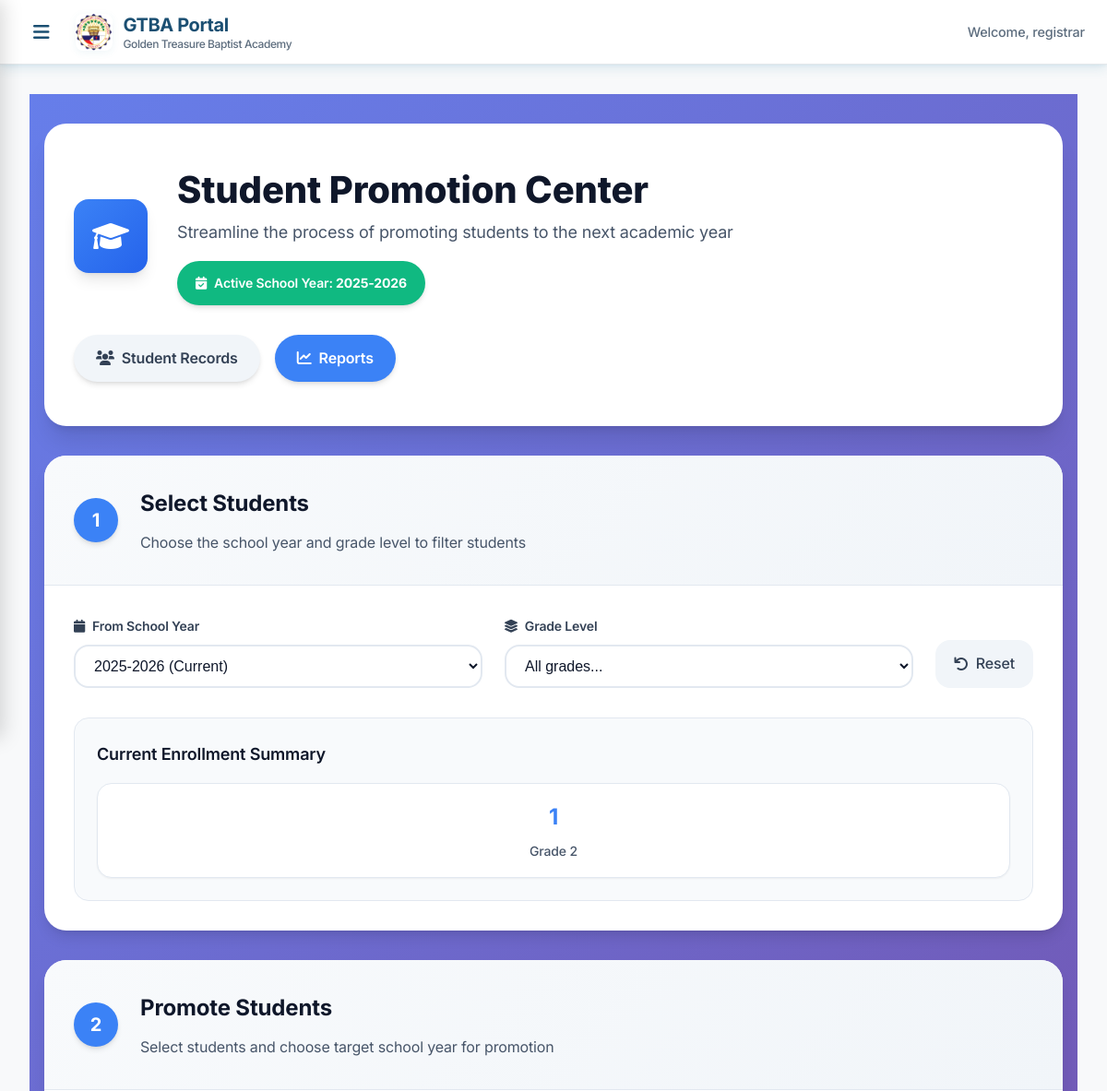
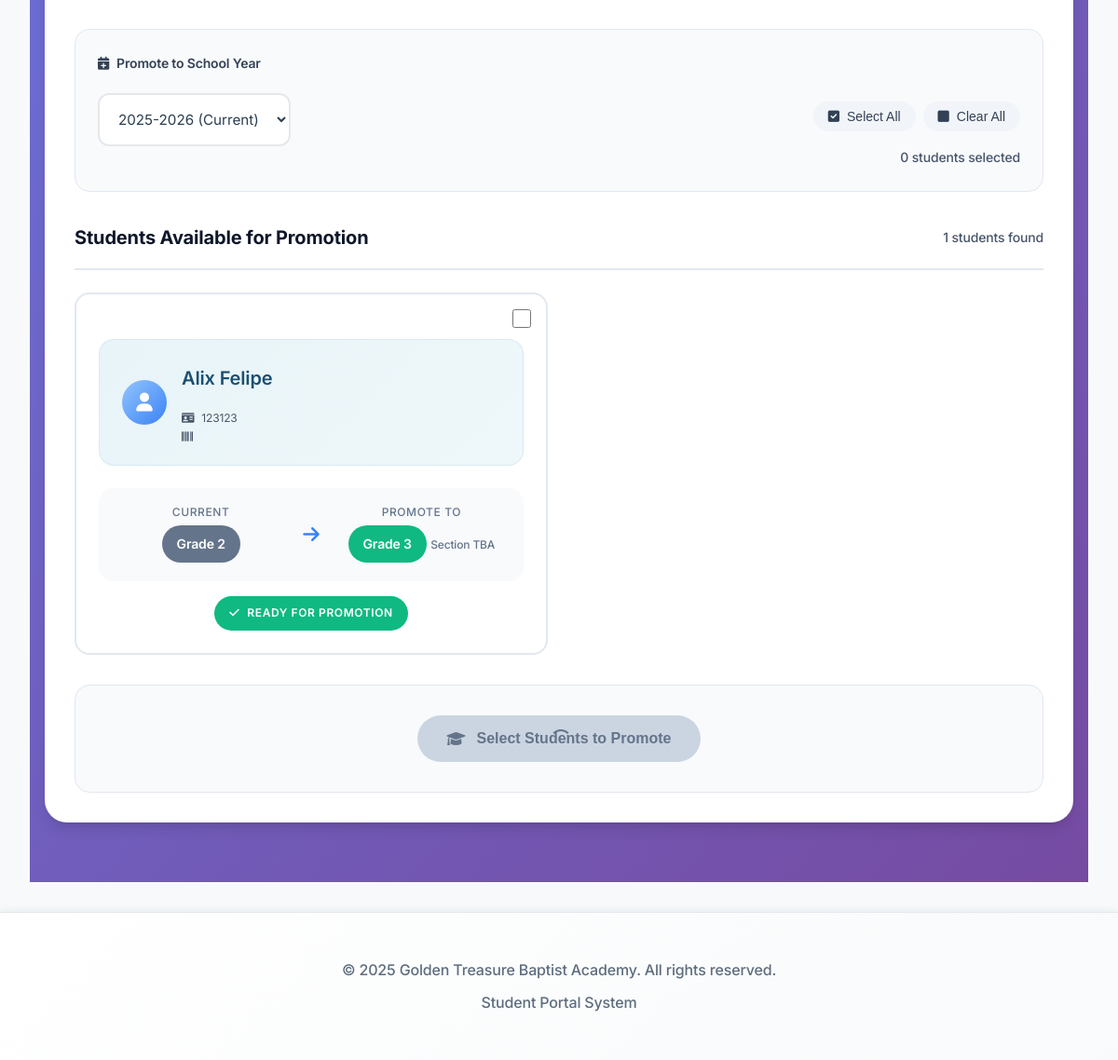
Page /registrar/student_promotion_new.php?promotion_year=2 (signed in) on the committed database (2 pictures, top to bottom).
### tables this page shows
CREATE TABLE `school_years` (
  `id` int NOT NULL,
  `year_name` varchar(20) DEFAULT NULL,
  `year_label` varchar(20) NOT NULL,
  `start_date` date NOT NULL,
  `end_date` date NOT NULL,
  `is_active` tinyint(1) DEFAULT '0',
  `is_current` tinyint(1) DEFAULT '0',
  `created_by` int NOT NULL,
  `created_at` timestamp NULL DEFAULT CURRENT_TIMESTAMP,
  `updated_at` timestamp NULL DEFAULT CURRENT_TIMESTAMP ON UPDATE CURRENT_TIMESTAMP
);

CREATE TABLE `students` (
  `id` int NOT NULL,
  `user_id` int NOT NULL,
  `student_id` varchar(20) NOT NULL,
  `lrn` varchar(12) DEFAULT NULL,
  `student_type` enum('Continuing','Transfer','New') NOT NULL,
  `enrollment_status` enum('Pending Payment','Enrolled','Dropped','Suspended','Transferred','Graduated') DEFAULT 'Pending Payment',
  `transferred_to_school` varchar(255) DEFAULT NULL,
  `transfer_date` date DEFAULT NULL,
  `transfer_reason` text,
  `transfer_approved_by` int DEFAULT NULL,
  `transfer_approved_at` timestamp NULL DEFAULT NULL,
  `prevent_auto_promotion` tinyint(1) DEFAULT NULL,
  `first_name` varchar(100) NOT NULL,
  `last_name` varchar(100) NOT NULL,
  `middle_name` varchar(100) DEFAULT NULL,
  `suffix` varchar(10) DEFAULT NULL,
  `gender` enum('Male','Female') NOT NULL,
  `date_of_birth` date NOT NULL,
  `place_of_birth` varchar(200) NOT NULL,
  `religion` varchar(50) DEFAULT NULL,
  `present_address` text NOT NULL,
  `permanent_address` text NOT NULL,
  `father_id` int DEFAULT NULL,
  `mother_id` int DEFAULT NULL,
  `legal_guardian_id` int DEFAULT NULL,
  `emergency_contact_name` varchar(200) DEFAULT NULL,
  `emergency_contact_number` varchar(20) DEFAULT NULL,
  `emergency_contact_relationship` varchar(50) DEFAULT NULL,
  `current_grade_level_id` int DEFAULT NULL,
  `current_section_id` int DEFAULT NULL,
  `current_school_year_id` int DEFAULT NULL,
  `medical_conditions` text,
  `allergies` text,
  `special_needs` text,
  `is_active` tinyint(1) DEFAULT '1',
  `created_by` int NOT NULL,
  `created_at` timestamp NULL DEFAULT CURRENT_TIMESTAMP,
  `updated_at` timestamp NULL DEFAULT CURRENT_TIMESTAMP ON UPDATE CURRENT_TIMESTAMP
);

CREATE TABLE `grade_levels` (
  `id` int NOT NULL,
  `grade_name` varchar(50) NOT NULL,
  `grade_code` varchar(10) NOT NULL,
  `level_type` enum('Nursery','Kindergarten','Elementary','Junior High School') NOT NULL,
  `grade_order` int NOT NULL,
  `is_active` tinyint(1) DEFAULT '1',
  `created_at` timestamp NULL DEFAULT CURRENT_TIMESTAMP,
  `updated_at` timestamp NULL DEFAULT CURRENT_TIMESTAMP ON UPDATE CURRENT_TIMESTAMP
);

### registrar/student_promotion_new.php (the view, shortened to what the rows shown need)
<?php
$database = new Database();
$conn = $database->connect();
try {
    $years_query = "SELECT * FROM school_years ORDER BY is_active DESC, start_date DESC";
    $years_stmt = $conn->prepare($years_query);
    $years_stmt->execute();
    $school_years = $years_stmt->fetchAll(PDO::FETCH_ASSOC);
    $current_year = null;
    foreach ($school_years as $year) {
        if ($year['is_active']) {
            $current_year = $year;
            break;
        }
    }
    $grades_query = "SELECT * FROM grade_levels WHERE is_active = 1 ORDER BY grade_order";
    $grades_stmt = $conn->prepare($grades_query);
    $grades_stmt->execute();
    $grade_levels = $grades_stmt->fetchAll(PDO::FETCH_ASSOC);
    $promotion_filter = $_GET['promotion_year'] ?? '';
    $students = [];
    if ($promotion_filter) {
        $where_conditions = ["s.enrollment_status = 'Enrolled'", "s.current_school_year_id = ?"];
        $params = [$promotion_filter];
        $students_query = "SELECT s.*,
                          CONCAT(s.first_name, ' ', IFNULL(CONCAT(s.middle_name, ' '), ''), s.last_name) as full_name,
                          gl.grade_name, gl.grade_order, gl.id as current_grade_id,
                          sy.year_label,
                          sec.section_name
                          FROM students s
                          LEFT JOIN grade_levels gl ON s.current_grade_level_id = gl.id
                          LEFT JOIN school_years sy ON s.current_school_year_id = sy.id
                          LEFT JOIN sections sec ON s.current_section_id = sec.id
                          WHERE " . implode(' AND ', $where_conditions) . "
                          ORDER BY gl.grade_order, s.last_name, s.first_name";
        $students_stmt = $conn->prepare($students_query);
        $students_stmt->execute($params);
        $students = $students_stmt->fetchAll(PDO::FETCH_ASSOC);
    }
} catch (Exception $e) {
    $error_message = "Error loading promotion data: " . $e->getMessage();
    error_log("Student promotion error: " . $e->getMessage());
}
include '../includes/header.php';
?>
<div class="promotion-app">
    <div class="hero-header">
        <div class="hero-content">
            <div class="hero-text">
                <h1>Student Promotion Center</h1>
                <?php if ($current_year): ?>
                    <div class="active-year">
                        <i class="fas fa-calendar-check"></i>
                        <span>Active School Year: <strong><?php echo htmlspecialchars($current_year['year_label']); ?></strong></span>
                    </div>
                <?php endif; ?>
            </div>
        </div>
    </div>
    <div class="promotion-content">
        <div class="promotion-step">
            <div class="step-header">
                <div class="step-title">
                    <h2>Select Students</h2>
                </div>
            </div>
        </div>
        <?php if (!empty($students)): ?>
            <div class="promotion-step">
                <div class="step-header">
                    <div class="step-title">
                        <h2>Promote Students</h2>
                    </div>
                </div>
                <div class="step-content">
                    <form method="POST" id="promotionForm" class="promotion-form">
                        <div class="students-container">
                            <div class="students-grid">
                                <?php foreach ($students as $student): ?>
                                    <?php
                                    $next_grade = null;
                                    foreach ($grade_levels as $i => $grade) {
                                        if ($grade['id'] == $student['current_grade_id']) {
                                            if (isset($grade_levels[$i + 1])) {
                                                $next_grade = $grade_levels[$i + 1];
                                            }
                                            break;
                                        }
                                    }
                                    ?>
                                    <div class="student-card <?php echo $next_grade ? 'promotable' : 'graduating'; ?>"
                                         data-student-id="<?php echo $student['id']; ?>">
                                        <?php if ($next_grade): ?>
                                            <div class="card-checkbox">
                                                <input type="checkbox"
                                                       id="student_<?php echo $student['id']; ?>"
                                                       name="selected_students[]"
                                                       value="<?php echo $student['id'] . '|' . $student['current_grade_id'] . '|' . $next_grade['id']; ?>"
                                                       class="student-checkbox">
                                            </div>
                                        <?php endif; ?>
                                        <div class="card-content">
                                            <div class="student-info">
                                                <div class="student-avatar">
                                                    <i class="fas fa-user"></i>
                                                </div>
                                                <div class="student-details">
                                                    <h4 class="student-name"><?php echo htmlspecialchars($student['full_name']); ?></h4>
                                                    <div class="student-meta">
                                                        <span class="meta-item">
                                                            <i class="fas fa-id-card"></i>
                                                            <?php echo htmlspecialchars($student['student_id']); ?>
                                                        </span>
                                                        <span class="meta-item">
                                                            <i class="fas fa-barcode"></i>
                                                        </span>
                                                    </div>
                                                </div>
                                            </div>
                                            <div class="promotion-info">
                                                <div class="current-grade">
                                                    <span class="grade-label">Current</span>
                                                    <span class="grade-badge current"><?php echo htmlspecialchars($student['grade_name']); ?></span>
                                                </div>
                                                <div class="promotion-arrow">
                                                    <i class="fas fa-arrow-right"></i>
                                                </div>
                                                <div class="next-grade">
                                                    <?php if ($next_grade): ?>
                                                        <span class="grade-label">Promote to</span>
                                                        <span class="grade-badge next"><?php echo htmlspecialchars($next_grade['grade_name']); ?></span>
                                                        <span class="section-info">Section TBA</span>
                                                    <?php endif; ?>
                                                </div>
                                            </div>
                                        </div>
                                        <div class="card-status">
                                            <?php if ($next_grade): ?>
                                                <span class="status-badge ready">
                                                    <i class="fas fa-check"></i>
                                                    Ready for Promotion
                                                </span>
                                            <?php endif; ?>
                                        </div>
                                    </div>
                                <?php endforeach; ?>
                            </div>
                        </div>
                    </form>
                </div>
            </div>
        <?php endif; ?>
    </div>
</div>
<?php include '../includes/footer.php'; ?>

### rows in the picture
school_years: year_label "2025-2026"
students: full_name "Alix Felipe", student "123123", current_grade_level.grade_name "Grade 2"
grade_levels: grade_name "Grade 3"

### other values in the picture
$_SESSION['username'] "registrar"
$stat['student_count'] "1"
$stat['grade_name'] "Grade 2"
count($students) "1"
form field promotion_year "2025-2026 (Current)"
form field new_year_id "2025-2026 (Current)"
